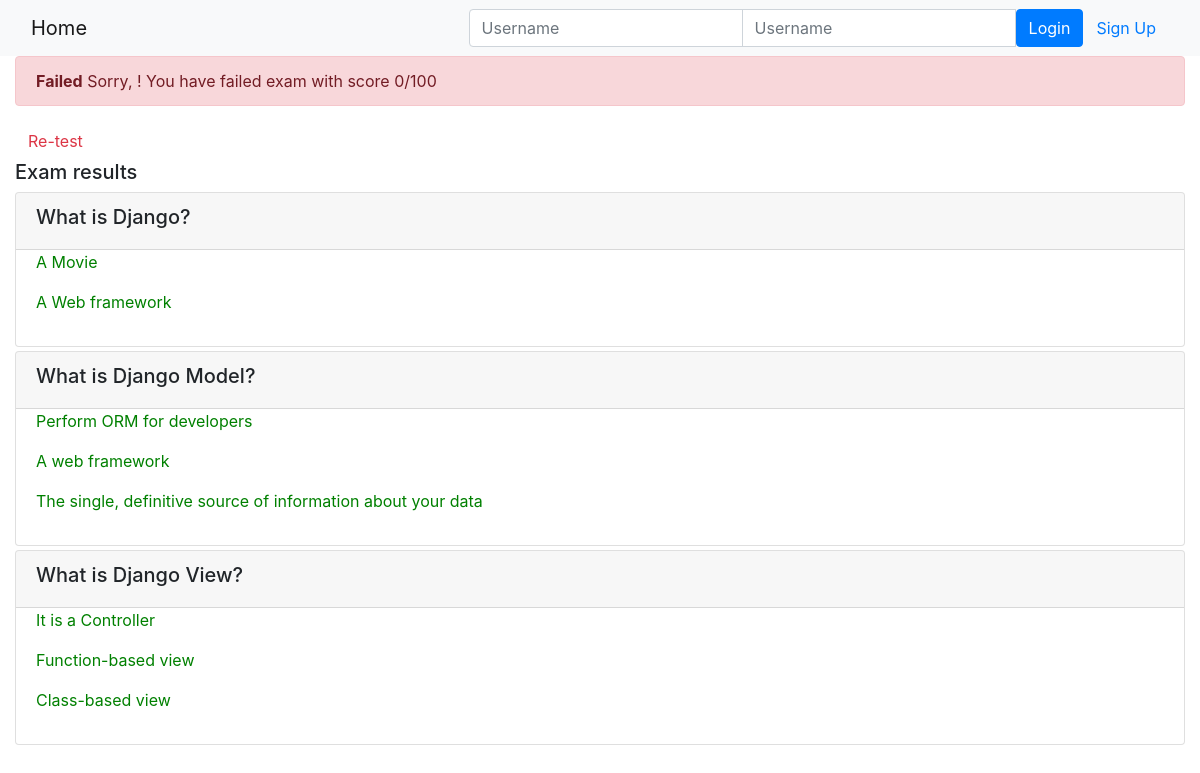
Page /onlinecourse/course/1/submission/1/result/ on the committed database.
### onlinecourse/models.py (models this page shows)
class Question(models.Model):
    course = models.ForeignKey(Course, on_delete=models.CASCADE) #
    lesson = models.OneToOneField(Lesson, on_delete=models.CASCADE)#
    question_text = models.CharField(max_length=1000)#
    grade = models.IntegerField()#
    def is_get_score(self, selected_ids):
        all_answers = self.choice_set.filter(is_correct=True).count()
        selected_correct = self.choice_set.filter(is_correct=True, id__in=selected_ids).count()
        if all_answers == selected_correct:
            return True
        else:
            return False

class Choice(models.Model):
    question = models.ForeignKey(Question, on_delete=models.CASCADE)
    choice_text = models.CharField(max_length=1000)#
    is_correct = models.IntegerField()#

### onlinecourse/views.py (the view)
# urls.py: path('course/<int:course_id>/submission/<int:submission_id>/result/', views.show_exam_result, name="show_exam_result"),# added on 9 Aug 2022
def show_exam_result(request, course_id, submission_id):
    user = request.user
    course = get_object_or_404(Course, pk=course_id)
    submission = get_object_or_404(Submission, pk=submission_id)
    answer=submission.choices.all()  ## This line returns "<QuerySet [<Choice: Choice object (1)>, <Choice: Choice object (2)>]>"
    full_score,score=0,0
    for q in course.question_set.all():
        if q.is_get_score(answer):
            score+=q.grade
        full_score+=q.grade
    grade=score/full_score*100
    print(answer[:])
    context = {}
    context['total_score']=int(grade)
    context['course']=course
    context['submission']=submission
    return render(request, 'onlinecourse/exam_result_bootstrap.html', context)

### onlinecourse/templates/onlinecourse/exam_result_bootstrap.html (shortened to what this page needs)
<!DOCTYPE html>
<html lang="en">
<head>
    {% load static %}
    <link rel="stylesheet" href="https://maxcdn.bootstrapcdn.com/bootstrap/4.5.2/css/bootstrap.min.css">
</head>
<body>
 <nav class="navbar navbar-light bg-light">
    <div class="container-fluid">
        <div class="navbar-header">
              <a class="navbar-brand" href="{% url 'onlinecourse:index' %}">Home</a>
        </div>
        <ul class="nav navbar-nav navbar-right">
            {% if user.is_authenticated %}
            <li>
                <a class="btn btn-link" href="#">{{ user.first_name }}({{ user.username }})</a>
                <a class="btn btn-link" href="{% url 'onlinecourse:logout' %}">Logout</a>
            </li>
            {% else %}
            <li>
                <form class="form-inline" action="{% url 'onlinecourse:login' %}" method="post">
                    <div class="input-group">
                        <input type="text" class="form-control" placeholder="Username" name="username" >
                        <input type="password" class="form-control" placeholder="Username" name="psw" >
                        <button class="btn btn-primary" type="submit">Login</button>
                        <a class="btn btn-link" href="{% url 'onlinecourse:registration' %}">Sign Up</a>
                    </div>
                </form>
            </li>
            {% endif %}
        </ul>
    </div>
</nav>
<div class="container-fluid">
    {% if total_score > 80 %}
    <div class="alert alert-success">
        <b>Congratulations, {{user.first_name}}!</b> You have passed the exam and completed the course with score {{total_score}}/100
    </div>
        {% else %}
        <div class="alert alert-danger">
            <b>Failed</b> Sorry, {{user.first_name}}! You have failed exam with score {{total_score}}/100
        </div>
        <a class="btn btn-link text-danger" >Re-test</a>
        {% endif %}
            <h5 class="">Exam results</h5>
            {% for question in course.question_set.all reversed %}
                <div class="card mt-1">
                    <div class="card-header"><h5>{{ question.question_text}}</h5>
                    </div>
                    <div class="form-group">
                        {% for choice in question.choice_set.all reversed %}
                            <div class="form-check">
                                <label class="form-check-label">
                                    <p style="color:green"> {{ choice.choice_text }} </p>
                                </label>
                            </div>
                        {% endfor %}
                    </div>
                </div>
        {% endfor %}
</div>
</body>
</html>

### rows in the picture
Question: question_text "What is Django?"
Choice: choice_text "A Movie"
Choice: choice_text "A Web framework"
Question: question_text "What is Django Model?"
Choice: choice_text "Perform ORM for developers"
Choice: choice_text "A web framework"
Choice: choice_text "The single, definitive source of information about your data"
Question: question_text "What is Django View?"
Choice: choice_text "It is a Controller"
Choice: choice_text "Function-based view"
Choice: choice_text "Class-based view"

### other values in the picture
{{ total_score }} "0"
